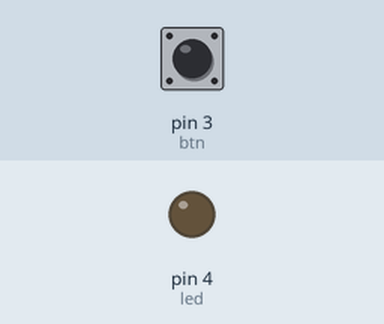
Simulated run of this sketch. Board: Arduino Uno, built with avr-gcc and run on an emulated ATmega328P. Parts: output pins drawn as LEDs (lit = HIGH). Inputs (shaded band) come from the test bench; at power-on: pin 3 (btn) LOW.

Above: at 1.2 s.
1.3 s: pin 3 (btn) pulled HIGH for 0.15 s
At 2.6 s:
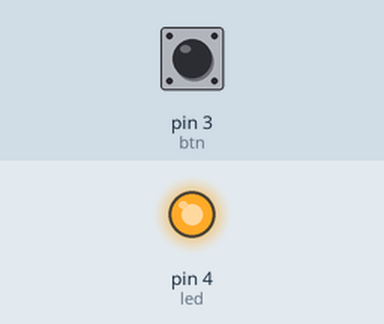
2.9 s: pin 3 (btn) pulled HIGH for 1 s
At 5.1 s:
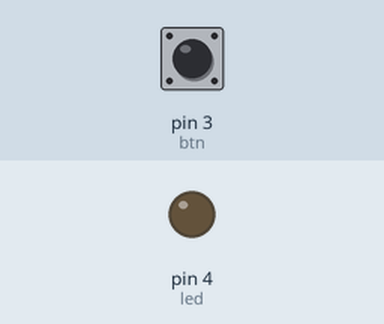
5.4 s: pin 3 (btn) pulled HIGH for 3.2 s
At 10.0 s:
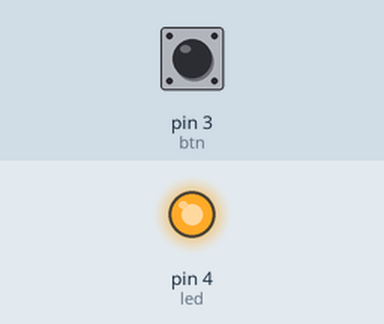
Timing chart, 0 to 11.5 s (numbered marks = the images above; inputs shaded):
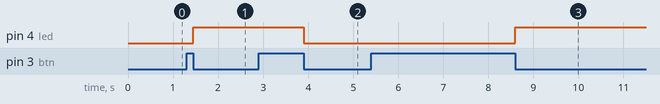

The sketch:

psuhButton.ino
```cpp
#define led 4
#define btn 3
int btnLigado =0;
int btnLiberado =0;

void trocaLed(){
  if(digitalRead(led)==HIGH){
    digitalWrite(led,LOW);
  }else{
    digitalWrite(led,HIGH);
  }
}

void keyUp(){
  if((btnLigado == 1)and (btnLiberado ==1)){
    btnLigado=0;
    btnLiberado=0;
    trocaLed();
  }
}

void setup() {
  // put your setup code here, to run once:
  pinMode(led,OUTPUT);
  pinMode(btn,INPUT);
}

void loop() {

  if(digitalRead(btn)==HIGH){
      btnLigado=1;
      btnLiberado=0;
  }else{
      btnLiberado=1;
  }
  keyUp();

}
```

Measured:
- after the input at 1.3 s, pin 4 (led): LOW → HIGH after 0.15 s
- after the input at 2.9 s, pin 4 (led): HIGH → LOW after 1.0 s
- after the input at 5.4 s, pin 4 (led): LOW → HIGH after 3.2 s
